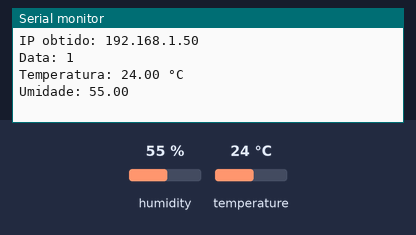
The sketch below on a simulated ESP32. Shown: the last lines printed to the serial monitor. Inputs (shaded band) come from the test bench; at power-on: humidity 55 %, temperature 24 °C. WiFi joins after 1.5 s; servers stay silent unless stated; no MQTT or app messages arrive unless stated.

Above: at 2.7 s.
2.8 s: humidity set to 22 %
At 4.4 s:
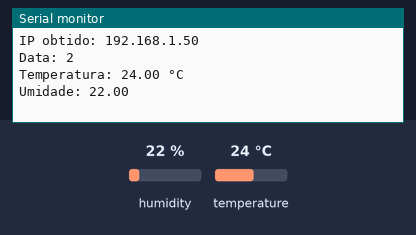
5.5 s: temperature set to 12 °C
At 6.0 s:
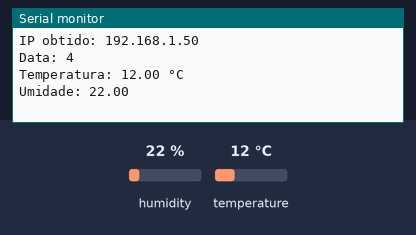
8.2 s: humidity set to 40 %
At 10.2 s:
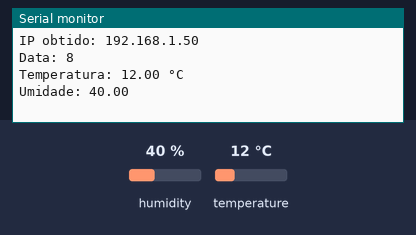
Timing chart, 0 to 11.7 s (numbered marks = the images above; inputs shaded):
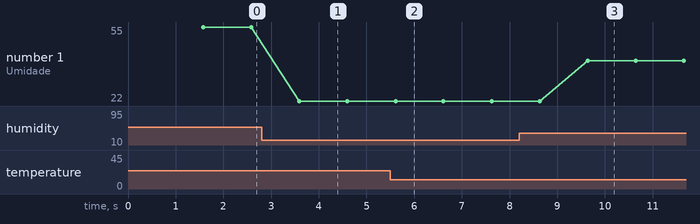

Measured:
- after the input at 2.8 s, the serial monitor: prints a new line after 0.79 s (image 1)
- after the input at 5.5 s, the serial monitor: prints a new line after 0.11 s (image 2)
- after the input at 8.2 s, the serial monitor: prints a new line after 1.4 s (image 3)
- plotted number 1: 55 → 22 after the input at 2.8 s, 22 → 40 after the input at 8.2 s

The sketch:

main.ino
```cpp
#include <DHT.h>
#include <WiFi.h>
#include <PubSubClient.h>

// Configuração do sensor DHT
DHT dht(15, DHT22);
float temperature;
float humidity;
int counter = 0;  // Inicializando contador para facilitar no momento de gerar os dados

// Configurações da rede Wi-Fi e Broker MQTT
const char* default_SSID = "Wokwi-GUEST"; // Nome da rede Wi-Fi, importante a sua rede wi-fi ter suporte a dispositivos de 2,4GHz devido ao ESP32 utilizar essa frequência
const char* default_PASSWORD = ""; // Senha da rede Wi-Fi
const char* default_BROKER_MQTT = "52.250.13.188"; // IP do Broker MQTT
const int default_BROKER_PORT = 1883; // Porta do Broker MQTT
const char* default_TOPICO_SUBSCRIBE = "/TEF/device019/cmd"; // Tópico MQTT de escuta
const char* default_TOPICO_PUBLISH_1 = "/TEF/device019/attrs"; // Tópico MQTT de envio de informações para Broker
const char* default_TOPICO_PUBLISH_2 = "/TEF/device019/attrs/p"; // Tópico MQTT de envio de informações para Broker
const char* default_ID_MQTT = "device019"; // ID MQTT

// Declaração da variável para o prefixo do tópico
const char* topicPrefix = "device019";

// Variáveis para configurações editáveis
char* SSID = const_cast<char*>(default_SSID);
char* PASSWORD = const_cast<char*>(default_PASSWORD);
char* BROKER_MQTT = const_cast<char*>(default_BROKER_MQTT);
int BROKER_PORT = default_BROKER_PORT;
char* TOPICO_SUBSCRIBE = const_cast<char*>(default_TOPICO_SUBSCRIBE);
char* TOPICO_PUBLISH_1 = const_cast<char*>(default_TOPICO_PUBLISH_1);
char* TOPICO_PUBLISH_2 = const_cast<char*>(default_TOPICO_PUBLISH_2);
char* ID_MQTT = const_cast<char*>(default_ID_MQTT);


// Configuração das bibliotecas WiFi e MQTT
WiFiClient espClient;
PubSubClient MQTT(espClient);


// Função para inicializar a Serial
void initSerial() {
    Serial.begin(115200);
}

// Função para conectar-se à rede Wi-Fi
void initWiFi() {
    delay(10);
    Serial.println("------Conexão WI-FI------");
    Serial.print("Conectando-se à rede: ");
    Serial.println(SSID);
    Serial.println("Aguarde...");
    reconectWiFi();

}

void reconectWiFi() {

    WiFi.begin(SSID, PASSWORD, 6);
    while (WiFi.status() != WL_CONNECTED) {
        delay(100);
        Serial.print(".");
    }
    Serial.println();
    Serial.println("Conectado com sucesso!");
    Serial.print("IP obtido: ");
    Serial.println(WiFi.localIP());

}

// Função para inicializar a conexão MQTT
void initMQTT() {
  MQTT.setServer(BROKER_MQTT, BROKER_PORT);  // Configura o broker

}

// Função para reconectar ao broker MQTT se necessário
void reconnectMQTT() {
    while (!MQTT.connected()) {
        Serial.print("* Tentando se conectar ao Broker MQTT: ");
        Serial.println(BROKER_MQTT);
        if (MQTT.connect(ID_MQTT)) {
            Serial.println("Conectado com sucesso ao broker MQTT!");
            MQTT.subscribe(TOPICO_SUBSCRIBE);  // Inscreve no tópico, se necessário
        } else {
            Serial.println("Falha ao reconectar. Tentando novamente em 2 segundos...");
            delay(2000);
        }
    }


}
void VerificaConexoesWiFIEMQTT() {
    if (!MQTT.connected())
        reconnectMQTT();
    reconectWiFi();
}
// Função para ler os dados do sensor DHT e publicar no broker MQTT
void temp() {
    temperature = dht.readTemperature();  // Lê a temperatura
    humidity = dht.readHumidity();  // Lê a umidade

    // Exibe os valores no serial monitor
    Serial.println("Data: " + String(counter));
    Serial.print("Temperatura: ");
    Serial.print(temperature);
    Serial.println(" °C");

    Serial.print("Umidade: ");
    Serial.println(humidity);
    Serial.println(" ");

    // Publica os dados de temperatura e umidade nos tópicos MQTT
    MQTT.publish(TOPICO_PUBLISH_1, String(temperature).c_str());
    MQTT.publish(TOPICO_PUBLISH_2, String(humidity).c_str());

    counter++;  // Incrementa o contador de envios
    delay(1000);  // Delay para evitar envios constantes
}

void setup() {
    initSerial();  // Inicializa a comunicação serial
    initWiFi();  // Conecta à rede Wi-Fi
    initMQTT();  // Inicializa o MQTT
}

void loop() {
    VerificaConexoesWiFIEMQTT();
    temp();  // Lê e publica os dados do sensor
    MQTT.loop();  // Mantém o loop MQTT ativo
}
```
